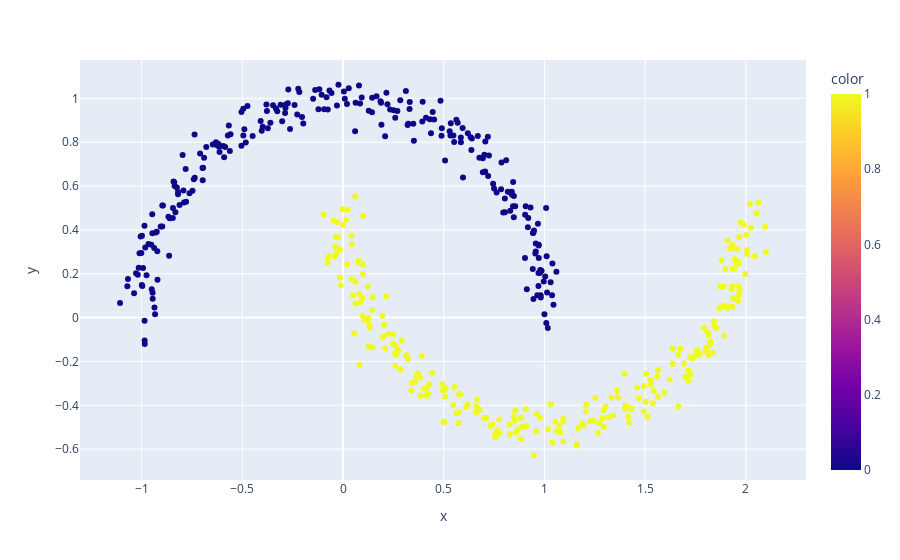

Notebook source saved alongside this figure:
### Code cell
fig =px.scatter(x=x[:,0],y=x[:,1],color=db.labels_)
fig.show()

### Figure 1 — Plotly figure (JSON) as saved in the notebook; plotly's stock layout.template omitted (floating-point values rounded to 4 significant figures; data arrays with more than 128 entries replaced by an {"elided": "..."} marker saying what was removed)
{"data": [{"hovertemplate": "x=%{x}<br>y=%{y}<br>color=%{marker.color}<extra></extra>", "legendgroup": "", "marker": {"color": {"elided": "500 int values"}, "coloraxis": "coloraxis", "symbol": "circle"}, "mode": "markers", "name": "", "orientation": "v", "showlegend": false, "type": "scatter", "x": {"elided": "500 float values"}, "xaxis": "x", "y": {"elided": "500 float values"}, "yaxis": "y"}], "layout": {"coloraxis": {"colorbar": {"title": {"text": "color"}}, "colorscale": [[0.0, "#0d0887"], [0.1111, "#46039f"], [0.2222, "#7201a8"], [0.3333, "#9c179e"], [0.4444, "#bd3786"], [0.5556, "#d8576b"], [0.6667, "#ed7953"], [0.7778, "#fb9f3a"], [0.8889, "#fdca26"], [1.0, "#f0f921"]]}, "legend": {"tracegroupgap": 0}, "margin": {"t": 60}, "xaxis": {"anchor": "y", "domain": [0.0, 1.0], "title": {"text": "x"}}, "yaxis": {"anchor": "x", "domain": [0.0, 1.0], "title": {"text": "y"}}}}
